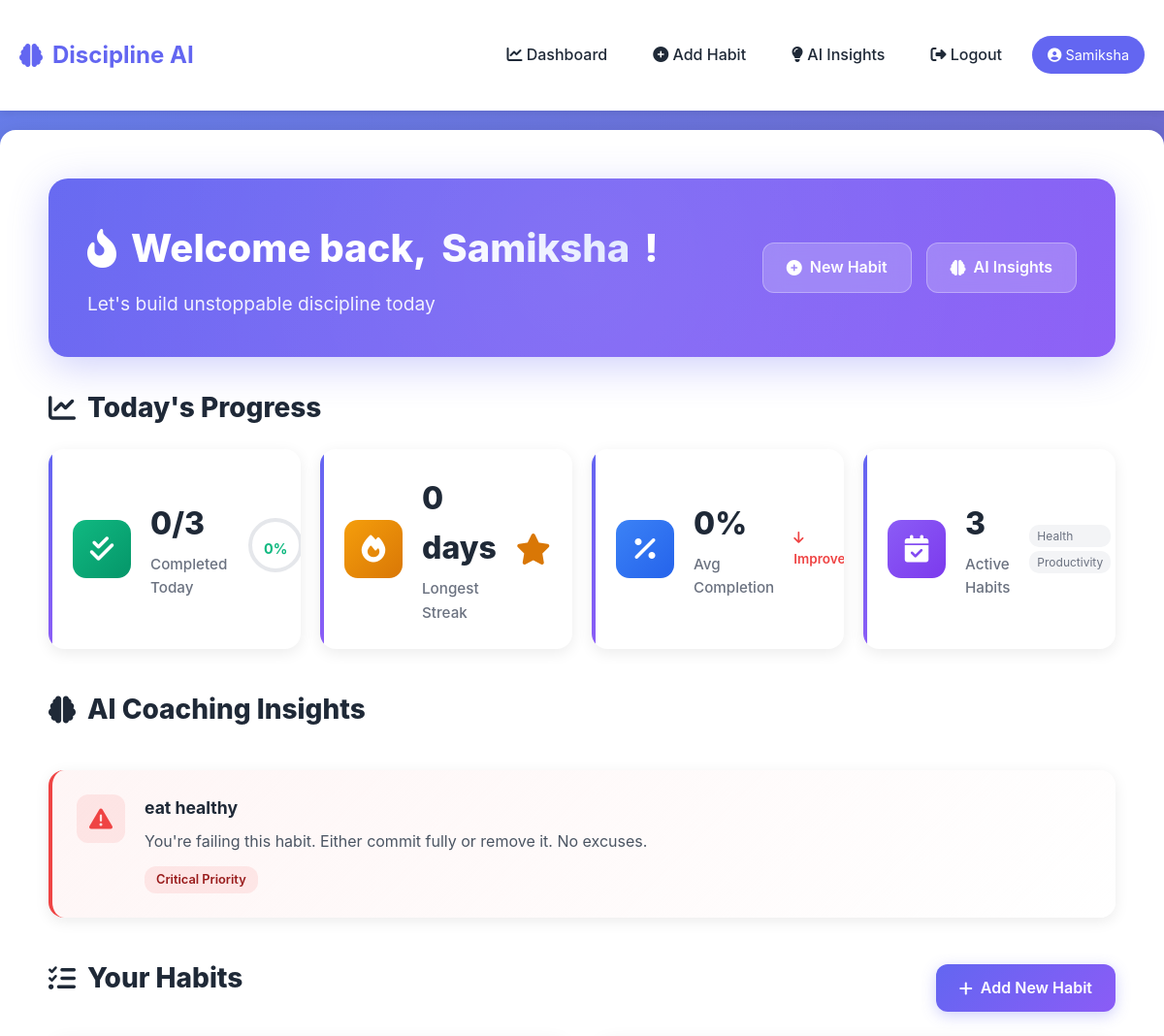
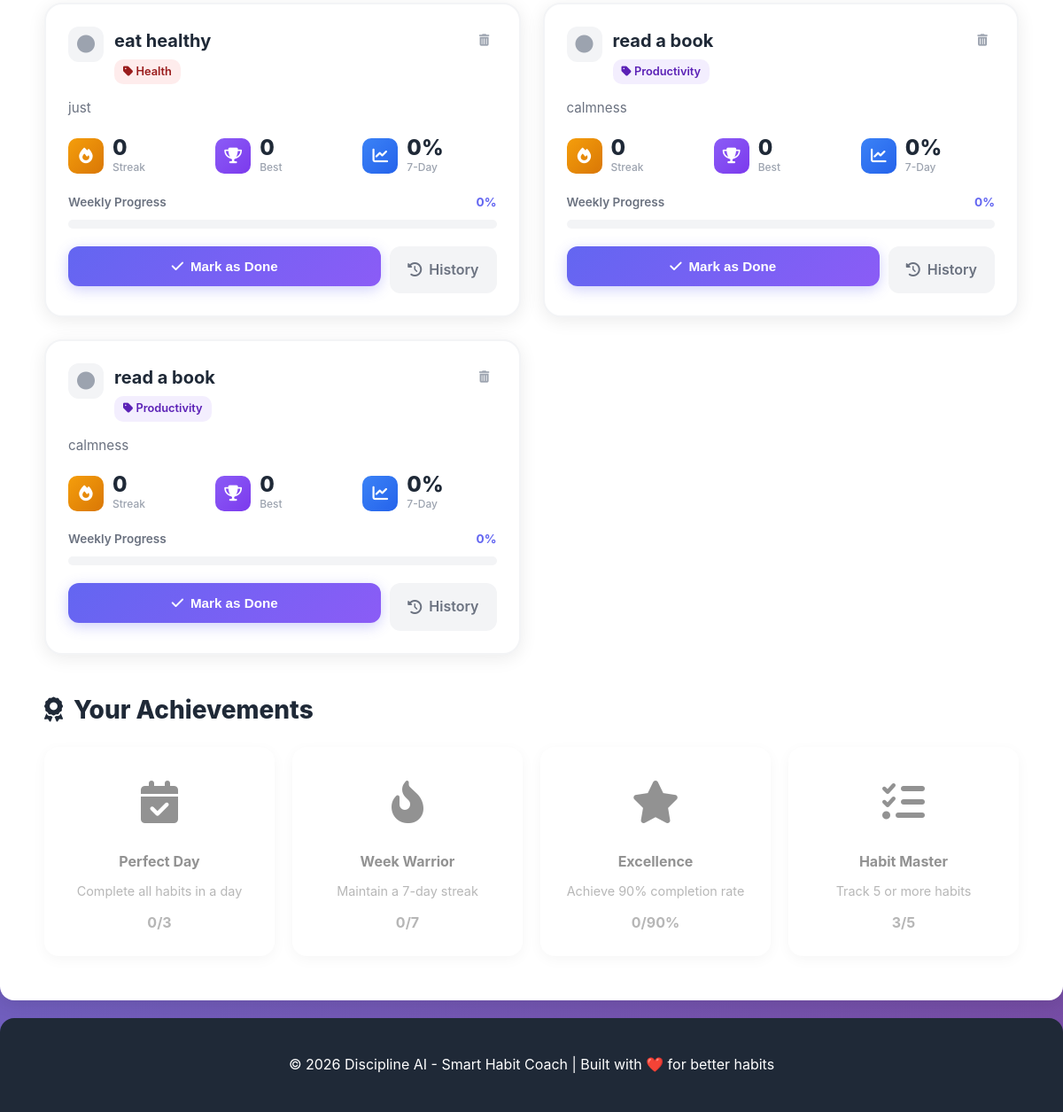
The app's page /dashboard (signed in) with its own data (2 pictures, top to bottom).
### tables this page shows
CREATE TABLE habits (
            id INTEGER PRIMARY KEY AUTOINCREMENT,
            user_id INTEGER NOT NULL,
            name TEXT NOT NULL,
            description TEXT,
            category TEXT,
            created_at TIMESTAMP DEFAULT CURRENT_TIMESTAMP,
            current_streak INTEGER DEFAULT 0,
            best_streak INTEGER DEFAULT 0,
            FOREIGN KEY (user_id) REFERENCES users (id)
        );

### app.py (the view)
@app.route('/dashboard')
@login_required
def dashboard():
    conn = get_db()
    cursor = conn.cursor()
    cursor.execute('SELECT * FROM habits WHERE user_id = ? ORDER BY created_at DESC',
                   (session['user_id'],))
    habits = cursor.fetchall()
    today = datetime.now().date()
    habit_data = []
    for habit in habits:
        cursor.execute('''
            SELECT completed FROM tracking
            WHERE habit_id = ? AND date = ?
        ''', (habit['id'], today))
        tracking = cursor.fetchone()
        completion_rate = DisciplineAI.get_completion_rate(habit['id'], 7)
        habit_data.append({
            'id': habit['id'],
            'name': habit['name'],
            'description': habit['description'],
            'category': habit['category'],
            'current_streak': habit['current_streak'],
            'best_streak': habit['best_streak'],
            'completion_rate': completion_rate,
            'completed_today': tracking['completed'] if tracking else False
        })
    insights = DisciplineAI.generate_insights(session['user_id'])
    conn.close()
    return render_template('dashboard.html',  habits=habit_data,insights=insights, today=today)

### templates/dashboard.html (shortened to what this page needs)
{% extends "base.html" %}
{% block content %}
<div class="container">
    <div class="dashboard-hero">
        <div class="hero-content-wrapper">
            <div class="welcome-section">
                <h1 class="welcome-title">
                    <i class="fas fa-fire-alt icon-pulse"></i>
                    Welcome back, <span class="gradient-text">{{ session.username }}</span>!
                </h1>
                <p class="welcome-subtitle">Let's build unstoppable discipline today</p>
            </div>
            <div class="quick-actions">
                <a href="{{ url_for('add_habit') }}" class="quick-action-btn">
                    <i class="fas fa-plus-circle"></i>
                    <span>New Habit</span>
                </a>
                <a href="{{ url_for('insights') }}" class="quick-action-btn">
                    <i class="fas fa-brain"></i>
                    <span>AI Insights</span>
                </a>
            </div>
        </div>
    </div>
    {% if habits %}
    <div class="progress-overview">
        <h2 class="section-title-modern">
            <i class="fas fa-chart-line"></i>
            Today's Progress
        </h2>
        <div class="progress-stats-grid">
            <div class="progress-stat-card">
                <div class="stat-icon-wrapper green">
                    <i class="fas fa-check-double"></i>
                </div>
                <div class="stat-content">
                    <div class="stat-number">{{ habits|selectattr('completed_today')|list|length }}/{{ habits|length }}</div>
                    <div class="stat-text">Completed Today</div>
                </div>
                <div class="stat-progress-ring">
                    {% set today_percentage = (habits|selectattr('completed_today')|list|length / habits|length * 100)|round|int %}
                    <svg class="progress-ring" width="60" height="60">
                        <circle class="progress-ring-circle" stroke="#e5e7eb" stroke-width="4" fill="transparent" r="26" cx="30" cy="30"/>
                        <circle class="progress-ring-circle-fill" stroke="#10b981" stroke-width="4" fill="transparent" r="26" cx="30" cy="30"
                                style="stroke-dasharray: 163.36; stroke-dashoffset: {{ 163.36 - (163.36 * today_percentage / 100) }};"/>
                    </svg>
                    <div class="progress-ring-text">{{ today_percentage }}%</div>
                </div>
            </div>
            <div class="progress-stat-card">
                <div class="stat-icon-wrapper orange">
                    <i class="fas fa-fire"></i>
                </div>
                <div class="stat-content">
                    {% set max_streak = 0 %}
                    {% for habit in habits %}
                        {% if habit.current_streak > max_streak %}
                            {% set max_streak = habit.current_streak %}
                        {% endif %}
                    {% endfor %}
                    <div class="stat-number">{{ max_streak }} days</div>
                    <div class="stat-text">Longest Streak</div>
                </div>
                <div class="streak-badge">
                    {% if max_streak >= 7 %}
                        <i class="fas fa-trophy trophy-gold"></i>
                    {% elif max_streak >= 3 %}
                        <i class="fas fa-medal trophy-silver"></i>
                    {% else %}
                        <i class="fas fa-star trophy-bronze"></i>
                    {% endif %}
                </div>
            </div>
            <div class="progress-stat-card">
                <div class="stat-icon-wrapper blue">
                    <i class="fas fa-percentage"></i>
                </div>
                <div class="stat-content">
                    {% set total_rate = 0 %}
                    {% for habit in habits %}
                        {% set total_rate = total_rate + habit.completion_rate %}
                    {% endfor %}
                    {% set avg_rate = (total_rate / habits|length)|round|int %}
                    <div class="stat-number">{{ avg_rate }}%</div>
                    <div class="stat-text">Avg Completion</div>
                </div>
                <div class="stat-trend">
                    {% if avg_rate >= 80 %}
                        <span class="trend-up"><i class="fas fa-arrow-up"></i> Excellent</span>
                    {% elif avg_rate >= 60 %}
                        <span class="trend-neutral"><i class="fas fa-minus"></i> Good</span>
                    {% else %}
                        <span class="trend-down"><i class="fas fa-arrow-down"></i> Improve</span>
                    {% endif %}
                </div>
            </div>
            <div class="progress-stat-card">
                <div class="stat-icon-wrapper purple">
                    <i class="fas fa-calendar-check"></i>
                </div>
                <div class="stat-content">
                    <div class="stat-number">{{ habits|length }}</div>
                    <div class="stat-text">Active Habits</div>
                </div>
                <div class="habit-categories">
                    {% set categories = habits|map(attribute='category')|unique|list %}
                    {% for category in categories[:3] %}
                        <span class="mini-badge">{{ category or 'Other' }}</span>
                    {% endfor %}
                </div>
            </div>
        </div>
    </div>
    {% endif %}
    {% if insights %}
    <div class="insights-section-modern">
        <div class="section-header-modern">
            <h2 class="section-title-modern">
                <i class="fas fa-brain icon-pulse"></i>
                AI Coaching Insights
            </h2>
        </div>
        <div class="insights-grid-modern">
            {% for insight in insights[:3] %}
            <div class="insight-card-modern insight-{{ insight.severity }}">
                <div class="insight-icon-badge badge-{{ insight.severity }}">
                    {% if insight.severity == 'critical' %}
                        <i class="fas fa-exclamation-triangle"></i>
                    {% elif insight.severity == 'high' %}
                        <i class="fas fa-exclamation-circle"></i>
                    {% elif insight.severity == 'positive' %}
                        <i class="fas fa-trophy"></i>
                    {% else %}
                        <i class="fas fa-info-circle"></i>
                    {% endif %}
                </div>
                <div class="insight-content-modern">
                    <h4 class="insight-habit-name">{{ insight.habit_name }}</h4>
                    <p class="insight-message-modern">{{ insight.message }}</p>
                    <div class="insight-severity-tag tag-{{ insight.severity }}">
                        {% if insight.severity == 'critical' %}Critical Priority
                        {% elif insight.severity == 'high' %}High Priority
                        {% elif insight.severity == 'positive' %}Achievement
                        {% else %}Insight{% endif %}
                    </div>
                </div>
            </div>
            {% endfor %}
        </div>
    </div>
    {% endif %}
    <div class="habits-section-modern">
        <div class="section-header-modern">
            <h2 class="section-title-modern">
                <i class="fas fa-tasks"></i>
                Your Habits
            </h2>
            <a href="{{ url_for('add_habit') }}" class="btn btn-primary-modern">
                <i class="fas fa-plus"></i> Add New Habit
            </a>
        </div>
        {% if habits %}
        <div class="habits-grid-modern">
            {% for habit in habits %}
            <div class="habit-card-modern {% if habit.completed_today %}completed{% endif %}">
                <div class="habit-card-header">
                    <div class="habit-info-section">
                        <div class="habit-status-indicator {% if habit.completed_today %}status-completed{% else %}status-pending{% endif %}">
                            <i class="fas fa-{% if habit.completed_today %}check-circle{% else %}circle{% endif %}"></i>
                        </div>
                        <div>
                            <h3 class="habit-name-modern">{{ habit.name }}</h3>
                            {% if habit.category %}
                            <span class="habit-category-modern category-{{ habit.category|lower }}">
                                <i class="fas fa-tag"></i> {{ habit.category }}
                            </span>
                            {% endif %}
                        </div>
                    </div>
                    <form method="POST" action="{{ url_for('delete_habit', habit_id=habit.id) }}"
                          onsubmit="return confirm('Delete this habit?');" class="delete-form">
                        <button type="submit" class="btn-icon-modern btn-danger" title="Delete">
                            <i class="fas fa-trash-alt"></i>
                        </button>
                    </form>
                </div>
                {% if habit.description %}
                <p class="habit-description-modern">{{ habit.description }}</p>
                {% endif %}
                <div class="habit-stats-modern">
                    <div class="stat-item-modern">
                        <div class="stat-icon-modern streak">
                            <i class="fas fa-fire"></i>
                        </div>
                        <div>
                            <div class="stat-value-modern">{{ habit.current_streak }}</div>
                            <div class="stat-label-modern">Streak</div>
                        </div>
                    </div>
                    <div class="stat-item-modern">
                        <div class="stat-icon-modern trophy">
                            <i class="fas fa-trophy"></i>
                        </div>
                        <div>
                            <div class="stat-value-modern">{{ habit.best_streak }}</div>
                            <div class="stat-label-modern">Best</div>
                        </div>
                    </div>
                    <div class="stat-item-modern">
                        <div class="stat-icon-modern chart">
                            <i class="fas fa-chart-line"></i>
                        </div>
                        <div>
                            <div class="stat-value-modern">{{ habit.completion_rate|round|int }}%</div>
                            <div class="stat-label-modern">7-Day</div>
                        </div>
                    </div>
                </div>
                <div class="progress-container-modern">
                    <div class="progress-labels">
                        <span class="progress-label-text">Weekly Progress</span>
                        <span class="progress-label-percent">{{ habit.completion_rate|round|int }}%</span>
                    </div>
                    <div class="progress-bar-modern">
                    </div>
                </div>
                <div class="habit-actions-modern">
                    <form method="POST" action="{{ url_for('track_habit', habit_id=habit.id) }}" class="track-form-modern">
                        {% if habit.completed_today %}
                        <button type="submit" class="btn-track-modern btn-completed">
                            <i class="fas fa-check-circle"></i>
                            <span>Completed Today</span>
                        </button>
                        {% else %}
                        <button type="submit" class="btn-track-modern btn-pending">
                            <i class="fas fa-check"></i>
                            <span>Mark as Done</span>
                        </button>
                        {% endif %}
                    </form>
                    <a href="{{ url_for('habit_history', habit_id=habit.id) }}" class="btn-history-modern">
                        <i class="fas fa-history"></i> History
                    </a>
                </div>
            </div>
            {% endfor %}
        </div>
        {% endif %}
    </div>
    {% if habits %}
    <div class="achievements-section">
        <h2 class="section-title-modern">
            <i class="fas fa-award"></i>
            Your Achievements
        </h2>
        <div class="achievements-grid">
            {% set total_completed = habits|selectattr('completed_today')|list|length %}
            {% set max_streak = 0 %}
            {% for habit in habits %}
                {% if habit.current_streak > max_streak %}
                    {% set max_streak = habit.current_streak %}
                {% endif %}
            {% endfor %}
            {% set total_rate = 0 %}
            {% for habit in habits %}
                {% set total_rate = total_rate + habit.completion_rate %}
            {% endfor %}
            {% set avg_completion = (total_rate / habits|length)|round|int %}
            <div class="achievement-card {% if total_completed == habits|length %}unlocked{% endif %}">
                <div class="achievement-icon">
                    <i class="fas fa-calendar-check"></i>
                </div>
                <h4>Perfect Day</h4>
                <p>Complete all habits in a day</p>
                <div class="achievement-progress">{{ total_completed }}/{{ habits|length }}</div>
            </div>
            <div class="achievement-card {% if max_streak >= 7 %}unlocked{% endif %}">
                <div class="achievement-icon">
                    <i class="fas fa-fire-alt"></i>
                </div>
                <h4>Week Warrior</h4>
                <p>Maintain a 7-day streak</p>
                <div class="achievement-progress">{{ max_streak }}/7</div>
            </div>
            <div class="achievement-card {% if avg_completion >= 90 %}unlocked{% endif %}">
                <div class="achievement-icon">
                    <i class="fas fa-star"></i>
                </div>
                <h4>Excellence</h4>
                <p>Achieve 90% completion rate</p>
                <div class="achievement-progress">{{ avg_completion }}/90%</div>
            </div>
            <div class="achievement-card {% if habits|length >= 5 %}unlocked{% endif %}">
                <div class="achievement-icon">
                    <i class="fas fa-list-check"></i>
                </div>
                <h4>Habit Master</h4>
                <p>Track 5 or more habits</p>
                <div class="achievement-progress">{{ habits|length }}/5</div>
            </div>
        </div>
    </div>
    {% endif %}
</div>
{% endblock %}

### records on screen
habits: category "Health", habit_name "eat healthy", message "You're failing this habit. Either commit fully or remove it. No excuses.", name "eat healthy", description "just", current_streak "0", best_streak "0", completion_rate "0"
habits: category "Productivity", name "read a book", description "calmness", current_streak "0", best_streak "0", completion_rate "0"
habits: name "read a book", category "Productivity", description "calmness", current_streak "0", best_streak "0", completion_rate "0"

### other values on screen
{{ session.username }} "Samiksha"
{{ habits|selectattr('completed_today')|list|length }} "0"
{{ habits|length }} "3"
{{ today_percentage }} "0"
{{ max_streak }} "0"
{{ avg_rate }} "0"
{{ total_completed }} "0"
{{ avg_completion }} "0"
